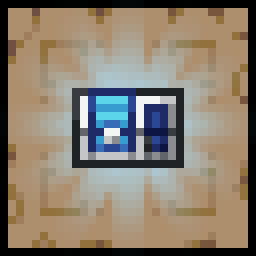
#> input picture Sources/Resources/Extracted/achievement_1.png, 64 x 64 px (shown 4 times larger)
$ python -i extract_assets.py   (imports and definitions only)
#> lines starting #> are read from the running program, lines starting #| are printed output that depends on the picture
#!/usr/bin/env python3
"""
从 Steam 截图中提取 TBH 像素美术素材（仅用于内部测试）
"""
import os
from collections import Counter, deque
from PIL import Image, ImageDraw

STEAM_DIR = "Resources/Assets.xcassets/steam_source"
OUTPUT_DIR = "Sources/Resources/Extracted"
# [1 line not run here, left out]

def color_distance(left, right):
    """RGB 欧氏距离"""
    return sum((a - b) ** 2 for a, b in zip(left, right)) ** 0.5

def edge_background_palette(img):
    """从裁切四周采样，估计与角色相连的截图背景色。"""
    rgb = img.convert("RGB")
    w, h = rgb.size
    edge_pixels = []

    for x in range(w):
        edge_pixels.append(rgb.getpixel((x, 0)))
        edge_pixels.append(rgb.getpixel((x, h - 1)))
    for y in range(h):
        edge_pixels.append(rgb.getpixel((0, y)))
        edge_pixels.append(rgb.getpixel((w - 1, y)))

    counts = Counter(edge_pixels)
    corners = [
        rgb.getpixel((0, 0)),
        rgb.getpixel((w - 1, 0)),
        rgb.getpixel((0, h - 1)),
        rgb.getpixel((w - 1, h - 1)),
    ]
    palette = []

    for color in corners + [color for color, _ in counts.most_common(20)]:
        r, g, b = color
        brightness = (r + g + b) / 3
        spread = max(color) - min(color)
        brown_background = r >= g - 4 and g >= b - 8 and brightness < 100
        neutral_dark_background = spread <= 20 and 12 <= brightness < 88
        purple_dark_background = b >= g - 8 and abs(r - g) <= 20 and brightness < 82
        green_dark_background = g >= r - 12 and g >= b - 4 and brightness < 95
        saturated_red_foreground = r > g + 28 and r > b + 28

        if (
            brown_background or
            neutral_dark_background or
            purple_dark_background or
            green_dark_background
        ) and not saturated_red_foreground:
            if all(color_distance(color, existing) > 8 for existing in palette):
                palette.append(color)

    return palette

def remove_connected_edge_background(img, tolerance=28):
    """只透明化与裁切边缘连通的截图背景，保留角色内部暗色描边。"""
    rgba = img.convert("RGBA")
    rgb = img.convert("RGB")
    w, h = rgba.size
    pixels = rgba.load()
    palette = edge_background_palette(img)
    queue = deque()
    seen = set()

    def near_background(x, y):
        color = rgb.getpixel((x, y))
        return any(color_distance(color, sample) <= tolerance for sample in palette)

    for x in range(w):
        for y in (0, h - 1):
            if near_background(x, y):
                queue.append((x, y))
                seen.add((x, y))

    for y in range(h):
        for x in (0, w - 1):
            if (x, y) not in seen and near_background(x, y):
                queue.append((x, y))
                seen.add((x, y))

    while queue:
        x, y = queue.popleft()
        r, g, b, _ = pixels[x, y]
        pixels[x, y] = (r, g, b, 0)

        for nx, ny in ((x + 1, y), (x - 1, y), (x, y + 1), (x, y - 1)):
            if 0 <= nx < w and 0 <= ny < h and (nx, ny) not in seen and near_background(nx, ny):
                seen.add((nx, ny))
                queue.append((nx, ny))

    return rgba

# [290 lines left out: functions official_hero_portrait_background, remove_connected_portrait_frame, trim_transparent_padding, remove_tiny_alpha_components, save_crop, save_item_icon_from_inventory and 4 more, not called in this run]

# ============================================================
# 1. 英雄选择界面 (ss_05) — 提取6个职业角色
# ============================================================
# [2 lines not run here, left out]
# [1 line that did not run here, left out]
# [1 line not run here, left out]

# 角色在底部篝火周围，约在 y=350-480 区域
# 基于 960x540 的截图坐标（实际可能是 1920x1080 缩放）
# 从截图分析：
# - Slayer:   左侧 ~x=280-320, y=380-470
# - Priest:   左中 ~x=340-380, y=370-440
# - Ranger:   上中 ~x=390-430, y=340-410
# - Knight:   中右 ~x=500-540, y=350-440
# - Sorcerer: 右中 ~x=580-620, y=360-440
# - Hunter:   右侧 ~x=640-680, y=370-440

# 根据实际图片尺寸计算比例
# [1 line that did not run here, left out]

hero_crops = {
    "hero_slayer":   (270, 370, 340, 470),
    "hero_priest":   (330, 350, 400, 445),
    "hero_ranger":   (385, 330, 445, 415),
    "hero_knight":   (490, 340, 555, 445),
    "hero_sorcerer": (570, 350, 635, 445),
    "hero_hunter":   (635, 360, 700, 445),
}

# [12 lines not run here, left out]
# [1 line that did not run here, left out]
# [1 line not run here, left out]
# [1 line that did not run here, left out]

# 战斗角色在底部，约 y=250-400 区域
# 从左到右：骷髅Boss、骑士、牧师、弓箭手、法师、红色小怪物
battle_crops = {
    "monster_skeleton_boss": (80, 180, 260, 360),
    "battle_knight":        (280, 230, 350, 370),
    "battle_priest":        (340, 240, 400, 370),
    "battle_ranger":        (400, 240, 460, 370),
    "battle_sorcerer":      (460, 240, 520, 370),
    "monster_slime_red":    (530, 260, 590, 360),
}

# [20 lines not run here, left out]
# [1 line that did not run here, left out]
# [1 line not run here, left out]

# ss_02 的装备图标嵌在背包 UI 里，截图格之间互相遮挡且带有格线、
# 红点、标签和面板边缘；直接裁切会把这些碎片带进运行时背包。
# 运行时保留 item_0_0...item_3_4 资源名，但每张图现在对应一个原版
# 装备类型语义，并以透明像素图标呈现，避免 UI 截图块污染。
clean_equipment_icons = [
    ("item_0_0", "sword"),
    ("item_0_1", "bow"),
    ("item_0_2", "staff"),
    ("item_0_3", "scepter"),
    ("item_0_4", "crossbow"),
    ("item_1_0", "axe"),
    ("item_1_1", "shield"),
    ("item_1_2", "arrow"),
    ("item_1_3", "orb"),
    ("item_1_4", "tome"),
    ("item_2_0", "bolt"),
    ("item_2_1", "hatchet"),
    ("item_2_2", "helmet"),
    ("item_2_3", "armor"),
    ("item_2_4", "gloves"),
    ("item_3_0", "boots"),
    ("item_3_1", "amulet"),
    ("item_3_2", "earring"),
    ("item_3_3", "ring"),
    ("item_3_4", "bracer"),
]

# [10 lines not run here, left out]
# [1 line that did not run here, left out]
# [1 line not run here, left out]

# 当前截图集中没有 36 个主动技能的逐技能图标页。ss_06 的 Rune Tree
# 节点图标来自原版界面且覆盖攻击、元素、召唤、治疗/防护等视觉类别，
# 因此先作为角色技能列表的类别图标；不要把它们声明成完整逐技能图标库。
skill_crops = {
    "skill_0_0": (1017, 367, 1057, 407),  # physical impact
    "skill_0_1": (1087, 507, 1127, 547),  # projectile slash
    "skill_0_2": (1227, 367, 1267, 407),  # fire/range damage
    "skill_0_3": (947, 297, 987, 337),    # blessing/heal
    "skill_1_0": (1087, 227, 1127, 267),  # summon/trap utility
    "skill_1_1": (1017, 297, 1057, 337),  # ranged projectile
    "skill_1_2": (947, 437, 987, 477),    # blade/burst
    "skill_1_3": (1227, 507, 1267, 547),  # rapid attack
    "skill_2_0": (737, 507, 777, 547),    # cold field
    "skill_2_1": (807, 507, 847, 547),    # cold orb
    "skill_2_2": (947, 507, 987, 547),    # lightning
    "skill_2_3": (1017, 507, 1057, 547),  # guard/shield
}

# [9 lines not run here, left out]

# 这些图标只覆盖当前代码已建模的 RuneTreeNode 子集。完整 197 节点
# 树、精确节点图标和坐标仍需更完整的原版资源或逐节点截图。
rune_crops = {
    "rune_party_slot": (877, 367, 917, 407),
    "rune_active_skill_slot": (877, 647, 917, 687),
    "rune_inventory_capacity": (1017, 367, 1057, 407),
    "rune_offline_rewards": (1297, 507, 1337, 547),
    "rune_offline_gold": (1017, 647, 1057, 687),
    "rune_offline_xp": (737, 507, 777, 547),
}

# [10 lines not run here, left out]
# [1 line that did not run here, left out]
# [1 line not run here, left out]
# [1 line that did not run here, left out]

# Boss 在底部战斗区域
# [8 lines not run here, left out]
# [1 line that did not run here, left out]
# [1 line not run here, left out]
# [1 line that did not run here, left out]

# 任务栏角色在底部约 y=480-520
taskbar_crops = {
    "taskbar_hero_1": (720, 475, 750, 510),
    "taskbar_hero_2": (750, 475, 780, 510),
    "taskbar_hero_3": (780, 475, 810, 510),
    "taskbar_hero_4": (810, 475, 840, 510),
}

# [14 lines not run here, left out]
# [1 line that did not run here, left out]
# [22 lines not run here, left out]
files = os.listdir(OUTPUT_DIR)
# [5 lines not run here, left out]

>>> from PIL import Image
>>> picture = Image.open('Sources/Resources/Extracted/achievement_1.png')
#> picture is the input picture: PIL image 64x64 RGB; mean R, G, B 136.8, 125.6, 110.3
>>> result = remove_connected_edge_background(picture)
#> after the loop in edge_background_palette, `for x in range(w):`: edge_pixels = 128 items, first 6: (0, 0, 0), (0, 0, 0), (0, 0, 0), (0, 0, 0), (0, 0, 0), (0, 0, 0)
#> after the loop in edge_background_palette, `for y in range(h):`: edge_pixels = 256 items, first 6: (0, 0, 0), (0, 0, 0), (0, 0, 0), (0, 0, 0), (0, 0, 0), (0, 0, 0)
#> in edge_background_palette, `counts = Counter(edge_pixels)`: counts = {(0, 0, 0): 176, (0, 2, 1): 26, (1, 3, 2): 24, (1, 5, 6): 12, (3, 7, 8): 4, (2, 6, 7): 8, (4, 8, 9): 4, (3, 4, 6): 2}
#> in edge_background_palette, `corners = [ rgb.getpixel((0, 0)), rgb.getpixel((w - 1, 0)), rgb.getpix..`: corners = [(0, 0, 0), (0, 0, 0), (0, 0, 0), (0, 0, 0)]
#> the loop in edge_background_palette, `for color in corners + [color for color, _ in counts.most_common(20)]:` made 12 passes
#> (r, g, b, brightness, spread) on passes 1 to 12: (0, 0, 0, 0, 0), (0, 0, 0, 0, 0), (0, 0, 0, 0, 0), (0, 0, 0, 0, 0), (0, 0, 0, 0, 0), (0, 2, 1, 1, 2), (1, 3, 2, 2, 2), (1, 5, 6, 4, 5), (2, 6, 7, 5, 5), (3, 7, 8, 6, 5), (4, 8, 9, 7, 5), (3, 4, 6, 4.33, 3)
#> after the loop in edge_background_palette, `for color in corners + [color for color, _ in counts.most_common(20)]:`: palette = [(0, 0, 0), (2, 6, 7)]
#> the loop in remove_connected_edge_background, `for x in range(w):` made 64 passes
#> the loop in remove_connected_edge_background, `for y in range(h):` made 64 passes
#> after the loop in remove_connected_edge_background, `for y in range(h):`: seen = 252 items
#> the loop in remove_connected_edge_background, `while queue:` made 496 passes
#> (x, y, r, g, b) on passes 1 to 3: (0, 0, 0, 0, 0), (0, 63, 0, 0, 0), (1, 0, 0, 0, 0)
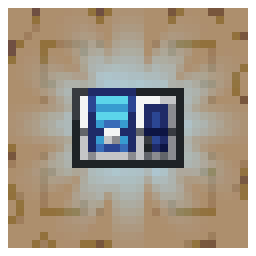
#> result: PIL image 64x64 RGBA (shown 4 times larger); mean R, G, B, A 136.8, 125.6, 110.3, 224.1; transparent parts drawn white
